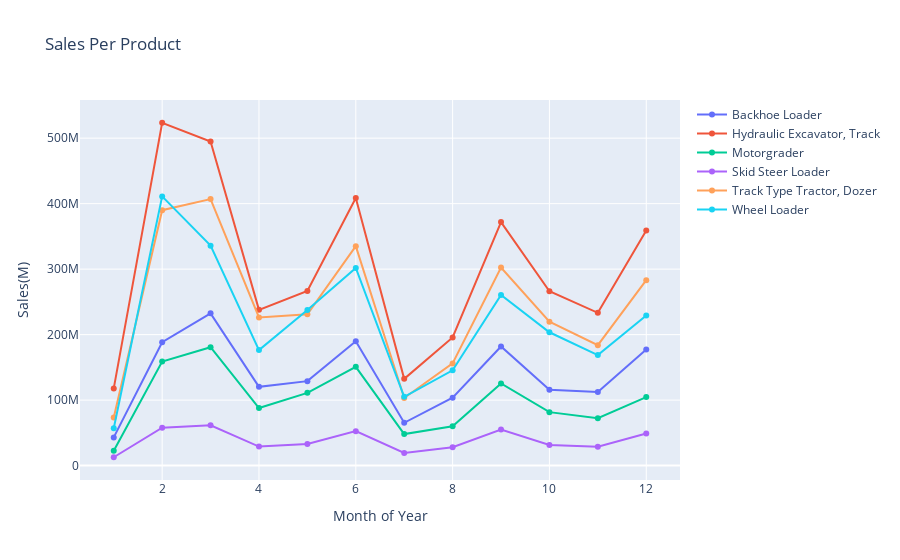

The cell this chart's notebook holds for it:
### Markdown cell above
### Sales Month of Year

### Code cell
month_sales = df_temp.groupby(["product_name","saleMonth"]).sum().reset_index()

month_plot = go.Figure()

for prod in month_sales["product_name"].unique():
    x = month_sales[month_sales["product_name"]==prod]["saleMonth"].values.tolist()
    y = month_sales[month_sales["product_name"]==prod]["SalePrice"].values.tolist()
    month_plot.add_trace(go.Scatter(x=x,y=y,name=prod))
    
month_plot.update_layout(title="Sales Per Product",xaxis_title = "Month of Year",yaxis_title="Sales(M)")
month_plot.show()

### Figure 1 — Plotly figure (JSON) as saved in the notebook; plotly's stock layout.template omitted (floating-point values rounded to 4 significant figures)
{"data": [{"name": "Backhoe Loader ", "type": "scatter", "x": [1, 2, 3, 4, 5, 6, 7, 8, 9, 10, 11, 12], "y": [43059099, 188479550, 232528092, 120322997, 128994880, 189783787, 65398575, 103652670, 181942441, 115667150, 112396600, 177337412]}, {"name": "Hydraulic Excavator, Track ", "type": "scatter", "x": [1, 2, 3, 4, 5, 6, 7, 8, 9, 10, 11, 12], "y": [117909225, 523535300, 494772765, 237848199, 266764670, 408692301, 132463800, 195674715, 371867875, 266312150, 233280225, 359113200]}, {"name": "Motorgrader ", "type": "scatter", "x": [1, 2, 3, 4, 5, 6, 7, 8, 9, 10, 11, 12], "y": [22533600, 158782400, 180854956, 87935851, 111071610, 150823825, 48195250, 59993860, 125549250, 81654400, 72422401, 104577725]}, {"name": "Skid Steer Loader ", "type": "scatter", "x": [1, 2, 3, 4, 5, 6, 7, 8, 9, 10, 11, 12], "y": [12765725, 57796200, 61633887, 29066050, 32937870, 52654281, 19307550, 28075650, 55205901, 31453975, 28937150, 48940615]}, {"name": "Track Type Tractor, Dozer ", "type": "scatter", "x": [1, 2, 3, 4, 5, 6, 7, 8, 9, 10, 11, 12], "y": [73546723, 390037006, 406929463, 226220287, 230992275, 335144587, 103255025, 156041300, 302321447, 219851400, 183924450, 283211389]}, {"name": "Wheel Loader ", "type": "scatter", "x": [1, 2, 3, 4, 5, 6, 7, 8, 9, 10, 11, 12], "y": [57031620, 411084050, 335887687, 176440773, 237577259, 301754750, 105054875, 145566590, 260488725, 203598375, 168721650, 229222950]}], "layout": {"title": {"text": "Sales Per Product"}, "xaxis": {"title": {"text": "Month of Year"}}, "yaxis": {"title": {"text": "Sales(M)"}}}}
